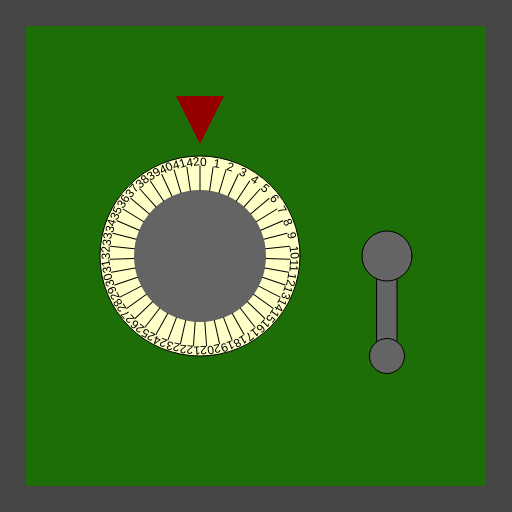
Frame 1 (no input)
Frame 60 (no input): identical to frame 1, image omitted
Frame 120 (the mouse pressed at the canvas centre since frame 60): identical to frame 1, image omitted

The p5.js sketch that drew this single still picture (run headless with seeded random() and noise() and a simulated clock; from frame 60 on, the mouse is pressed at the canvas centre):

// p5.js sketch
// ── sketch.js
/*

Officer: 2481930
CaseNum: 303-0-97525810-2481930

Case 303 - The Case of the Crooked Attorney
Stage 1 - Torvalds' Office

District Attorney Torvalds is well respected in Console City as an upstanding citizen and
enforcer of the law. Of course he’s as crooked as they come. I’ve had enough of having our
hard work at Sleuth and Co undermined by his bribes and back-payments. Let’s take take this
sucker down. I happen to know that Torvalds keeps his incriminating documents spread amongst
several safes in town. I’ll need you to bend the rules a little by breaking into them and
retrieving the incriminating evidence.

The first safe is in Torvald’s office. Crack it by doing the following:

	Whilst the mouse is being dragged:
	- Make secretSafeKey_a equal to 28

	When any key is pressed:
	- Make secretSafeKey_a equal to 9

	When the mouse button is released:
	- Make secretSafeKey_a equal to 20

	Whilst the mouse is moving:
	- Make secretSafeKey_a equal to 0

	Whilst the mouse is being dragged:
	- Make secretSafeKey_b equal to 31

	When the mouse button is released:
	- Make secretSafeKey_b equal to 49

	When any key is released:
	- Make secretSafeKey_b equal to 5

	When any key is pressed:
	- Make secretSafeKey_b equal to 53



There are many possible ways of investigating this case, but you
should use ONLY the following commands:

	- The assignment operator aka. the equals sign !

*/

//declare the variables

var secretSafeKey_a;
var secretSafeKey_b;


function preload()
{
	//IMAGES WILL BE LOADED HERE

}

function setup()
{
	createCanvas(512,512);

	//initialise the variables
	secretSafeKey_a = 0;
	secretSafeKey_b = 0;

}

///////////////////EVENT HANDLERS///////////////////

//Add your code to these events to open the safe ...

function mouseMoved()
{
	console.log("mouseMoved", mouseX, mouseY);
    secretSafeKey_a = 0;
}

function mouseDragged()
{
	console.log("mouseDragged", mouseX, mouseY);
    secretSafeKey_a = 28;
    secretSafeKey_b = 31;
}

function mousePressed()
{
	console.log("mousePressed");
    
}

function mouseReleased()
{
	console.log("mouseReleased");
    secretSafeKey_a = 20;
    secretSafeKey_b = 49;
}

function keyPressed()
{
	console.log("keyPressed", key);
    secretSafeKey_a = 9;
    secretSafeKey_b = 53;
}

function keyReleased()
{
	console.log("keyReleased", key);
    secretSafeKey_b = 5;
}

///////////////DO NOT CHANGE CODE BELOW THIS POINT///////////////////

function draw()
{


	//Draw the safe door
	background(70);
	noStroke();
	fill(29,110,6);
	rect(26,26,width-52,width-52);

	//Draw the combination dial
	push();
	translate(200,height/2);
	drawDial(200, secretSafeKey_a, 43);
	pop();

	//Draw the lever
	push();
	translate(width - 125,256);
	drawLever(secretSafeKey_b);
	pop();

}

function drawDial(diameter,num,maxNum)
{
	//the combination lock

	var r = diameter * 0.5;
	var p = r * 0.6;

	stroke(0);
	fill(255,255,200);
	ellipse(0,0,diameter,diameter);
	fill(100);
	noStroke();
	ellipse(0,0,diameter*0.66,diameter*0.66);
	fill(150,0,0);
	triangle(
		-p * 0.4,-r-p,
		p * 0.4,-r-p,
		0,-r-p/5
	);

	noStroke();

	push();
	var inc = 360/maxNum;

	rotate(radians(-num * inc));
	for(var i = 0; i < maxNum; i++)
	{
		push();
		rotate(radians(i * inc));
		stroke(0);
		line(0,-r*0.66,0,-(r-10));
		noStroke();
		fill(0);
		text(i,0,-(r-10));
		pop();
	}

	pop();
}

function drawLever(rot)
{
	push();
	rotate(radians(-rot))
	stroke(0);
	fill(100);
	rect(-10,0,20,100);
	ellipse(0,0,50,50);
	ellipse(0,100,35,35);
	pop();
}
